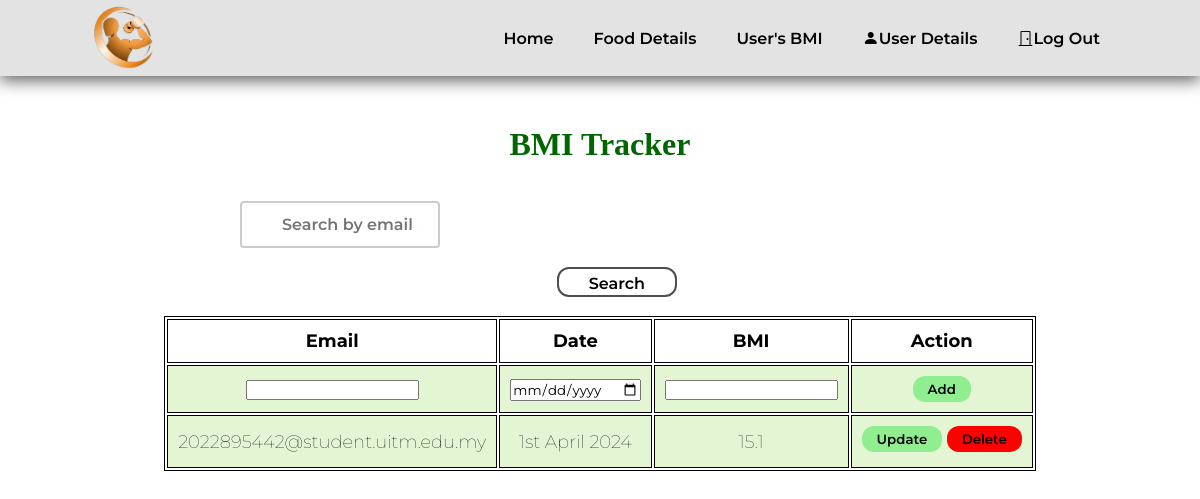
The page /adminbmi.php (signed in) on the database as committed earlier.
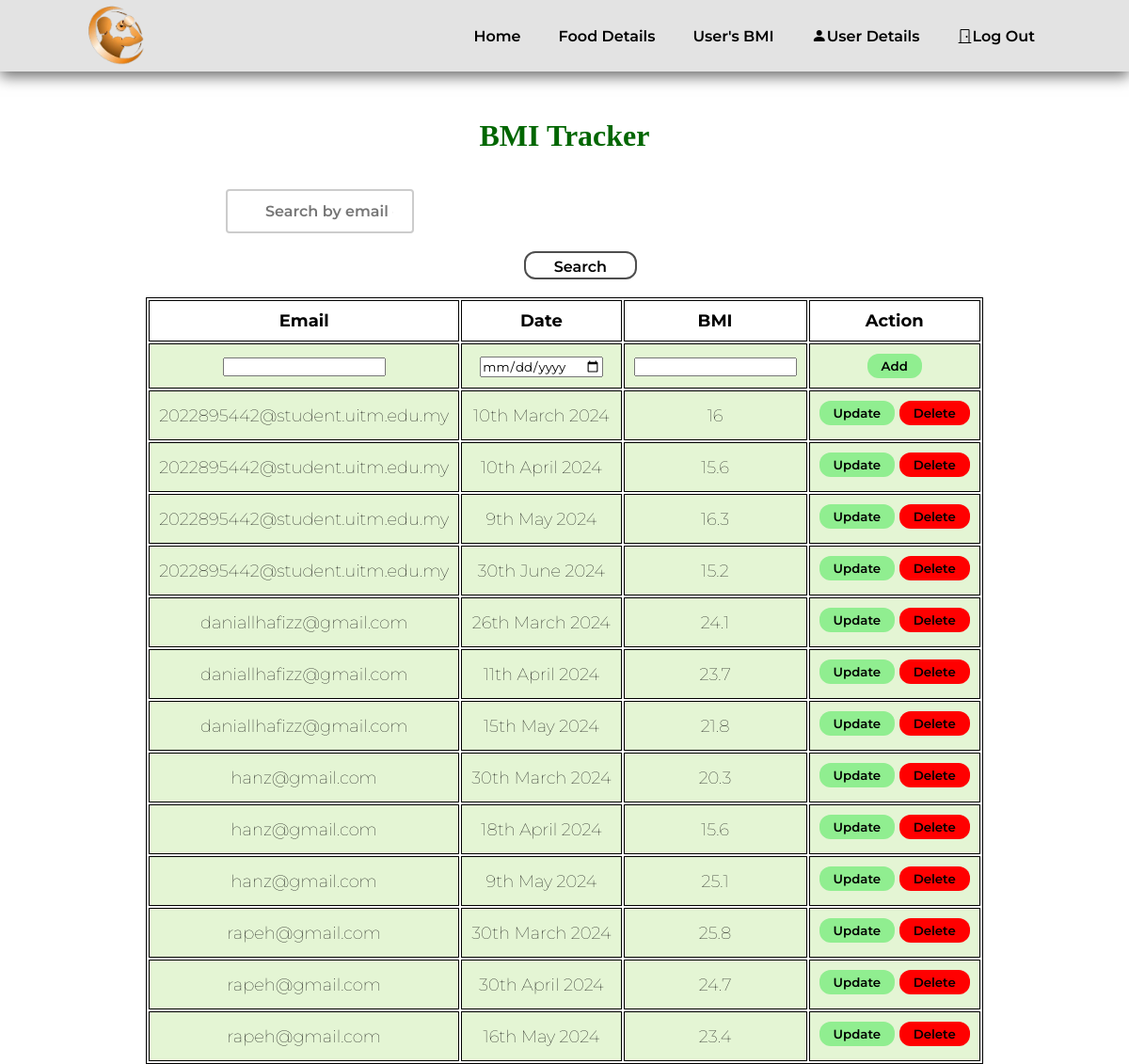
The same page on the database as committed later.
### tables this page shows
CREATE TABLE `bmi` (
  `email` varchar(30) NOT NULL,
  `suggestID` varchar(10) NOT NULL,
  `date` date NOT NULL,
  `bmi_value` double NOT NULL
);

### adminbmi.php (the view, shortened to what this page needs)
<?php
include 'conn.php';
$search = '';
$bmiResults = null;
if (isset($_POST['search'])) {
    $search = $_POST['search'];
    $sql = "SELECT email, DATE_FORMAT(date, '%D %M %Y') AS formatted_date, bmi_value FROM bmi WHERE email LIKE '%$search%' OR email IN (SELECT email FROM user WHERE username LIKE '%$search%') ORDER BY email, date ASC";
    $bmiResults = $conn->query($sql);
} else {
    $sql = "SELECT email, DATE_FORMAT(date, '%D %M %Y') AS formatted_date, bmi_value FROM bmi ORDER BY email, date ASC";
    $bmiResults = $conn->query($sql);
}
?>
<!DOCTYPE html>
<html lang="en">
<head>
    <link rel="stylesheet" href="https://cdn.jsdelivr.net/npm/bootstrap-icons@1.8.3/font/bootstrap-icons.css">
    <link rel="stylesheet" href="css/home.css">
</head>
<body>
    <section id="header">
        <a href="adminhome.php"><img id="logo" src="newlogo2.png" alt="" class="logo" width="90" height="auto"></a>
        <div>
            <ul id="navbar">
                <li><a href="adminhome.php">Home</a></li>
                <li><a href="adminfood.php">Food Details</a></li>
                <li><a href="adminbmi.php">User's BMI</a></li>
                <li><a href="adminuser.php"><i class='bi bi-person-fill'></i>User Details</a></li>
                <li><a href="login.php"><i class="bi bi-door-closed"></i>Log Out</a></li>
            </ul>
        </div>
    </section>
    <section>
        <h1>BMI Tracker</h1>
        <form method="post">
            <div class="search-container">
                <br><br>
                <input class="search" type="text" name="search" placeholder="Search by email or username" value="<?php echo htmlspecialchars($search); ?>">
                <br><br>
                <div class="search-container2"><button class="searchbtn" type="submit">Search</button></div>
                <br>
            </div>
        </form>
        <table>
            <tr>
                <th>Email</th>
                <th>Date</th>
                <th>BMI</th>
                <th>Action</th>
            </tr>
            <tr>
                <form action="" method="post">
                    <td><input type="text" name="email"></td>
                    <td><input type="date" name="date"></td>
                    <td><input type="text" name="bmi_value"></td>
                    <td><button name="addBtn" style="background-color: lightgreen;">Add</button></td>
                </form>
            </tr>
            <?php
                if ($bmiResults && $bmiResults->num_rows > 0) {
                    while($rows = $bmiResults->fetch_assoc()) {
            ?>
            <tr>
                <td><?php echo $rows['email'];?></td>
                <td><?php echo $rows['formatted_date'];?></td>
                <td><?php echo $rows['bmi_value'];?></td>
                <td><?php echo "<a href=updatebmi.php?bmiEmail=$rows[email]&bmi=$rows[bmi_value]><button style='background-color: lightgreen; margin-bottom: 5px'>Update</button></a>";?>
                <?php echo "<a href=delete.php?bmiEmail=$rows[email]&bmi=$rows[bmi_value]><button style='background-color: red;'>Delete</button></a>";?></td>
            </tr>
            <?php
                    }
                } else {
                    echo "<tr><td colspan='4'>No results found</td></tr>";
                }
            ?>
        </table>
    </section>
</body>
</html>

### css/home.css (style rules this page uses)
* { margin: 0; padding: 0; box-sizing: border-box; font-family: 'Montserrat', sans-serif; }
body { width: 100%; }
#header { z-index: 10000; display: flex; align-items: center; justify-content: space-between; padding: 20px 80px; background-color: #e3e3e3; box-shadow: 0 5px 15px rgb(0,0,0,0.6); position: sticky; top: 0; left: 0; height: 76px; width: auto; }
#navbar { display: flex; align-items: center; justify-content: center; }
#navbar li { list-style: none; padding: 0 20px; }
#navbar li a { position: relative; text-decoration: none; font-size: 16px; font-weight: 600; color: #000000; transition: 0.3s ease; }
button { padding: 5px 15px; border: none; font-weight: 600; border-radius: 12px; cursor: pointer; background-color: transparent; }
.search { align-content: center; width: 200px; padding-left: 50%; font-weight: 600; box-sizing: border-box; border: 2px solid #ccc; border-radius: 4px; font-size: 16px; background-color: white; background-image: url( https://www.w3schools.com/css/searchicon.png); background-position: 10px 10px; background-repeat: no-repeat; padding: 12px 20px 12px 40px; transition: width 0.4s ease-in-out; }
.searchbtn { width: 120px; height: 30px; font-size: 16px; align-content: center; border: none; font-weight: 600; border-radius: 12px; border: 2px solid #4e4e4e; }
.search-container { padding-left: 20%; }
.search-container2 { padding-left: 33%; }

### adminbmi.php (style rules this page uses)
table { margin: 0 auto; font-size: large; border: 1px solid black; }
h1 { text-align: center; color: #006600; font-size: xx-large; font-family: 'Gill Sans', 'Gill Sans MT', 'Calibri', 'Trebuchet MS', 'sans-serif'; padding-top: 50px; }
td { background-color: #E4F5D4; border: 1px solid black; }
th, td { font-weight: bold; border: 1px solid black; padding: 10px; text-align: center; }
td { font-weight: lighter; }

Rows that differ between the two databases and show on the page:
removed bmi: email "2022895442@student.uitm.edu.my", formatted_date "1st April 2024", bmi_value "15.1"
added bmi: email "2022895442@student.uitm.edu.my", formatted_date "10th March 2024", bmi_value "16"
added bmi: email "2022895442@student.uitm.edu.my", formatted_date "10th April 2024", bmi_value "15.6"
added bmi: email "2022895442@student.uitm.edu.my", formatted_date "9th May 2024", bmi_value "16.3"
added bmi: email "2022895442@student.uitm.edu.my", formatted_date "30th June 2024", bmi_value "15.2"
added bmi: email "daniallhafizz@gmail.com", formatted_date "26th March 2024", bmi_value "24.1"
added bmi: email "daniallhafizz@gmail.com", formatted_date "11th April 2024", bmi_value "23.7"
added bmi: email "daniallhafizz@gmail.com", formatted_date "15th May 2024", bmi_value "21.8"
added bmi: email "hanz@gmail.com", formatted_date "30th March 2024", bmi_value "20.3"
added bmi: email "hanz@gmail.com", formatted_date "18th April 2024", bmi_value "15.6"
added bmi: email "hanz@gmail.com", formatted_date "9th May 2024", bmi_value "25.1"
added bmi: email "rapeh@gmail.com", formatted_date "30th March 2024", bmi_value "25.8"
added bmi: email "rapeh@gmail.com", formatted_date "30th April 2024", bmi_value "24.7"
added bmi: email "rapeh@gmail.com", formatted_date "16th May 2024", bmi_value "23.4"
